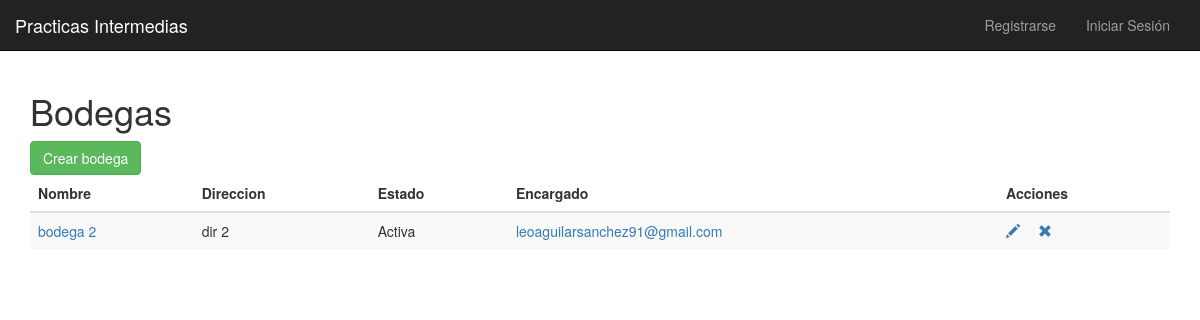
Screenshot of /bodegas with the database file from the repository.
### sedes/models.py (models this page shows, shortened)
class Bodega(models.Model):
    nombre = models.CharField(max_length=50)
    direccion = models.CharField(max_length=500)
    activada = models.BooleanField(default= True)
    encargado = models.ForeignKey('Usuario', on_delete=models.CASCADE)
    productos = models.ManyToManyField('Producto', through='BodegaProducto')

class Usuario(AbstractBaseUser, PermissionsMixin):
    dpi = models.BigIntegerField(
        unique=True,
        validators=[
            MaxValueValidator(9999999999999),
            MinValueValidator(100000000000)
        ]
    )
    nombre = models.CharField(max_length=300)
    fecha_nacimiento = models.DateField('Fecha Nacimiento')
    email = models.EmailField(_('Correo Electronico'), primary_key=True)
    is_admin = models.BooleanField(default=False)
    is_staff = models.BooleanField(default=False)
    is_active = models.BooleanField(default=True)
    date_joined = models.DateTimeField(default=timezone.now)
    USERNAME_FIELD = 'email'
    REQUIRED_FIELDS = ['dpi', 'fecha_nacimiento']
    objects = CustomUserManager()
    class Meta:
        permissions = (("registrar_cliente", "Para registrar clientes de una sede"),
                   ("registrar_venta", "Para registrar ventas de productos"),
                   ("visualizar_reporte", "Para visualizar reportes de ventas"),
                   ("actualizar_inventario", "Para modificar la cantidad de productos del inventario"),
                   ("solicitar_transferencia", "Para solicitar una transferencia de productos"),
                   ("ordenes_transferencia_externa", "Para revisar ordenes de transferencias entre sedes"),
                   ("ordenes_transferencia_interna", "Para revisar ordenes de transferencias entre bodegas"),
                   ("ordenes_venta", "Para modificar el estado de entregado de una orden de venta"),
                   ("ordenes_transferencia", "Para modificar el estado de entregado de una orden de transferencia"))

### sedes/views.py (the view)
# urls.py: path('bodegas', views.BodegaList.as_view(), name='lista_bodegas'),
class BodegaList(ListView):
    model = Bodega
    template_name = 'bodegas/bodegas_list.html'

### sedes/templates/bodegas/bodegas_list.html
{% extends '../base.html' %}
{% block body_block %}
<h1>Bodegas</h1>
<a class="btn btn-success" href="{% url "crear_bodega" %}">Crear bodega</a>
<table class="table table-striped">
    <thead class="thead-dark">
        <tr>
            <th>Nombre</th>
            <th>Direccion</th>
            <th>Estado</th>
            <th>Encargado</th>
            <th colspan="3">Acciones</th>
        </tr>
    </thead>
    <tbody class="table-hover">
        {% for bodega in object_list %}
        <tr>
            <td><a href="{% url "detalle_bodega"  bodega.id  %}">{{ bodega.nombre }}</a></td>
            <td>{{ bodega.direccion }}</td>
            <td>{% if bodega.activada %}{{ "Activa" }}{% else %}{{ "Inactiva" }}{% endif %}</td>
            <td><a href='{% url "ver_usuario" bodega.encargado.dpi %}'>{{ bodega.encargado.email }}</a></td>
            <td>
                <a href="{% url "modificar_bodega"  bodega.id  %}"> <span class="glyphicon glyphicon-pencil">&nbsp;</span></a>
                <a href="{% url "eliminar_bodega"  bodega.id  %}"> <span class="glyphicon glyphicon-remove">&nbsp;</span></a>
            </td>
        </tr>
        {% endfor %}
    </tbody>
</table>
{% endblock %}

### rows the page displays
Bodega: nombre "bodega 2", direccion "dir 2", value "Activa", encargado.email "leoaguilarsanchez91@gmail.com"
